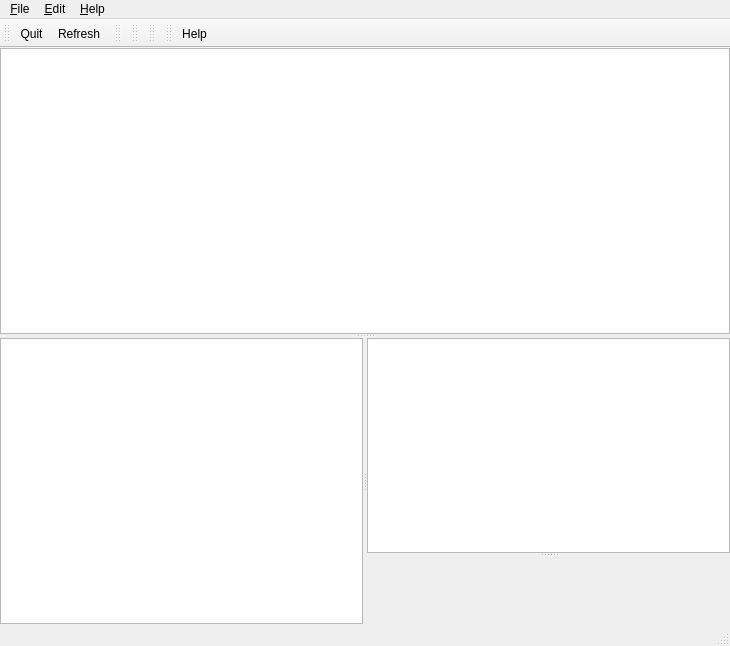
<?xml version="1.0" encoding="UTF-8"?>
<ui version="4.0">
 <class>MainWindow</class>
 <widget class="QMainWindow" name="MainWindow">
  <property name="geometry">
   <rect>
    <x>0</x>
    <y>0</y>
    <width>730</width>
    <height>646</height>
   </rect>
  </property>
  <property name="windowTitle">
   <string>MainWindow</string>
  </property>
  <widget class="QWidget" name="centralwidget">
   <layout class="QVBoxLayout" name="verticalLayout_3">
    <property name="spacing">
     <number>0</number>
    </property>
    <property name="margin">
     <number>0</number>
    </property>
    <item>
     <widget class="QSplitter" name="splitter_3">
      <property name="orientation">
       <enum>Qt::Vertical</enum>
      </property>
      <widget class="HgRepoView" name="tableView_revisions">
       <property name="frameShape">
        <enum>QFrame::StyledPanel</enum>
       </property>
      </widget>
      <widget class="QFrame" name="frame_maincontent">
       <property name="sizePolicy">
        <sizepolicy hsizetype="Preferred" vsizetype="Expanding">
         <horstretch>0</horstretch>
         <verstretch>0</verstretch>
        </sizepolicy>
       </property>
       <property name="frameShape">
        <enum>QFrame::NoFrame</enum>
       </property>
       <property name="frameShadow">
        <enum>QFrame::Plain</enum>
       </property>
       <layout class="QVBoxLayout" name="verticalLayout">
        <property name="margin">
         <number>0</number>
        </property>
        <item>
         <widget class="QSplitter" name="splitter_2">
          <property name="orientation">
           <enum>Qt::Horizontal</enum>
          </property>
          <widget class="HgFileListView" name="tableView_filelist"/>
          <widget class="QSplitter" name="splitter">
           <property name="orientation">
            <enum>Qt::Vertical</enum>
           </property>
           <widget class="RevDisplay" name="textview_header">
            <property name="sizePolicy">
             <sizepolicy hsizetype="Expanding" vsizetype="Preferred">
              <horstretch>0</horstretch>
              <verstretch>1</verstretch>
             </sizepolicy>
            </property>
           </widget>
           <widget class="HgFileView" name="textview_status" native="true">
            <property name="sizePolicy">
             <sizepolicy hsizetype="Expanding" vsizetype="Expanding">
              <horstretch>0</horstretch>
              <verstretch>2</verstretch>
             </sizepolicy>
            </property>
           </widget>
          </widget>
         </widget>
        </item>
       </layout>
      </widget>
     </widget>
    </item>
   </layout>
  </widget>
  <widget class="QMenuBar" name="menubar">
   <property name="geometry">
    <rect>
     <x>0</x>
     <y>0</y>
     <width>730</width>
     <height>26</height>
    </rect>
   </property>
   <widget class="QMenu" name="menuFile">
    <property name="title">
     <string>&amp;File</string>
    </property>
    <addaction name="actionOpen_repository"/>
    <addaction name="actionRefresh"/>
    <addaction name="separator"/>
    <addaction name="actionQuit"/>
   </widget>
   <widget class="QMenu" name="menuHelp">
    <property name="title">
     <string>&amp;Help</string>
    </property>
    <addaction name="actionAbout"/>
    <addaction name="actionHelp"/>
   </widget>
   <widget class="QMenu" name="menu_Edit">
    <property name="title">
     <string>&amp;Edit</string>
    </property>
   </widget>
   <addaction name="menuFile"/>
   <addaction name="menu_Edit"/>
   <addaction name="menuHelp"/>
  </widget>
  <widget class="QStatusBar" name="statusbar"/>
  <widget class="QToolBar" name="toolBar_file">
   <property name="windowTitle">
    <string>File toolbar</string>
   </property>
   <attribute name="toolBarArea">
    <enum>TopToolBarArea</enum>
   </attribute>
   <attribute name="toolBarBreak">
    <bool>false</bool>
   </attribute>
   <addaction name="actionQuit"/>
   <addaction name="actionRefresh"/>
  </widget>
  <widget class="QToolBar" name="toolBar_edit">
   <property name="enabled">
    <bool>true</bool>
   </property>
   <property name="windowTitle">
    <string>Edit toolbar</string>
   </property>
   <attribute name="toolBarArea">
    <enum>TopToolBarArea</enum>
   </attribute>
   <attribute name="toolBarBreak">
    <bool>false</bool>
   </attribute>
  </widget>
  <widget class="QToolBar" name="toolBar_treefilters">
   <property name="enabled">
    <bool>true</bool>
   </property>
   <property name="windowTitle">
    <string>Filter toolbar</string>
   </property>
   <attribute name="toolBarArea">
    <enum>TopToolBarArea</enum>
   </attribute>
   <attribute name="toolBarBreak">
    <bool>false</bool>
   </attribute>
  </widget>
  <widget class="QToolBar" name="toolBar_diff">
   <property name="windowTitle">
    <string>Diff toolbar</string>
   </property>
   <attribute name="toolBarArea">
    <enum>TopToolBarArea</enum>
   </attribute>
   <attribute name="toolBarBreak">
    <bool>false</bool>
   </attribute>
  </widget>
  <widget class="QToolBar" name="toolBar_help">
   <property name="windowTitle">
    <string>Help toolbar</string>
   </property>
   <attribute name="toolBarArea">
    <enum>TopToolBarArea</enum>
   </attribute>
   <attribute name="toolBarBreak">
    <bool>false</bool>
   </attribute>
   <addaction name="actionHelp"/>
  </widget>
  <action name="actionOpen_repository">
   <property name="text">
    <string>&amp;Open repository</string>
   </property>
   <property name="shortcut">
    <string>Ctrl+O</string>
   </property>
  </action>
  <action name="actionRefresh">
   <property name="text">
    <string>&amp;Refresh</string>
   </property>
   <property name="shortcut">
    <string>Ctrl+R</string>
   </property>
  </action>
  <action name="actionQuit">
   <property name="text">
    <string>&amp;Quit</string>
   </property>
   <property name="toolTip">
    <string>Quit</string>
   </property>
   <property name="shortcut">
    <string>Ctrl+Q</string>
   </property>
  </action>
  <action name="actionAbout">
   <property name="text">
    <string>About</string>
   </property>
  </action>
  <action name="actionDisplayAllBranches">
   <property name="text">
    <string>displayAllBranches</string>
   </property>
  </action>
  <action name="actionHelp">
   <property name="text">
    <string>Help</string>
   </property>
  </action>
 </widget>
 <customwidgets>
  <customwidget>
   <class>HgRepoView</class>
   <extends>QTableView</extends>
   <header>repoview.h</header>
  </customwidget>
  <customwidget>
   <class>RevDisplay</class>
   <extends>QTextBrowser</extends>
   <header>repoview.h</header>
  </customwidget>
  <customwidget>
   <class>HgFileListView</class>
   <extends>QTableView</extends>
   <header>hgfileview.h</header>
  </customwidget>
  <customwidget>
   <class>HgFileView</class>
   <extends>QWidget</extends>
   <header>hgfileview.h</header>
   <container>1</container>
  </customwidget>
 </customwidgets>
 <resources>
  <include location="hgqv.qrc"/>
 </resources>
 <connections/>
</ui>
